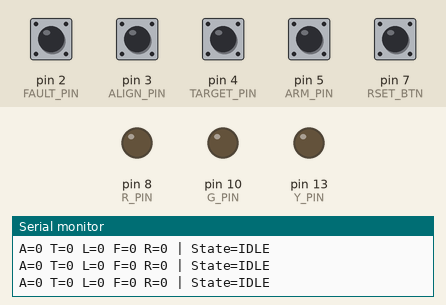
Simulated run of this sketch. Board: Arduino Uno, built with avr-gcc and run on an emulated ATmega328P. On the bench: output pins drawn as LEDs (lit = HIGH), the last lines printed to the serial monitor. The test bench sets the inputs (shaded band); at power-on: pin 2 (FAULT_PIN), pin 3 (ALIGN_PIN), pin 4 (TARGET_PIN), pin 5 (ARM_PIN), pin 7 (RSET_BTN) HIGH.

Above: at 1.2 s.
1.3 s: pin 2 (FAULT_PIN) pulled LOW for 0.15 s
At 1.9 s:
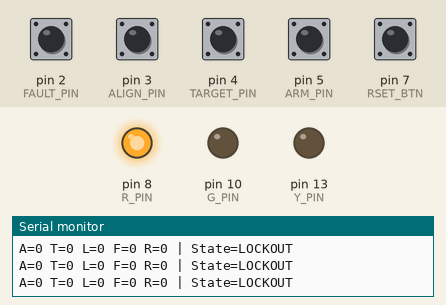
2.9 s: pin 7 (RSET_BTN) pulled LOW for 0.15 s
At 3.5 s:
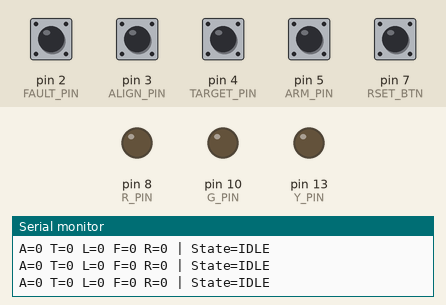
4.5 s: pin 5 (ARM_PIN) pulled LOW for 0.15 s
At 4.62 s:
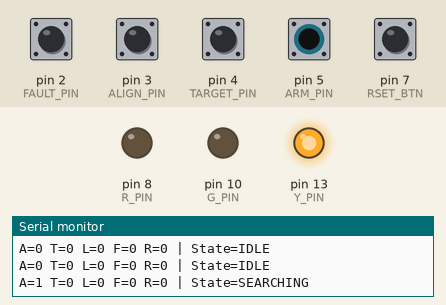
6.2 s: pin 2 (FAULT_PIN) pulled LOW for 1 s
At 6.8 s:
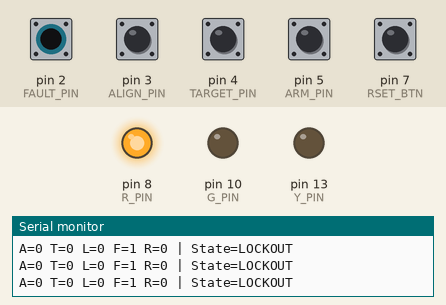
8.7 s: pin 7 (RSET_BTN) pulled LOW for 1 s
At 9.3 s:
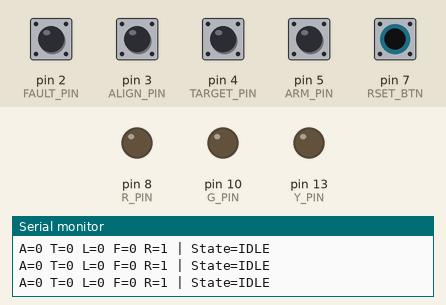
Timing chart, 0 to 11.7 s (numbered marks = the images above; inputs shaded):
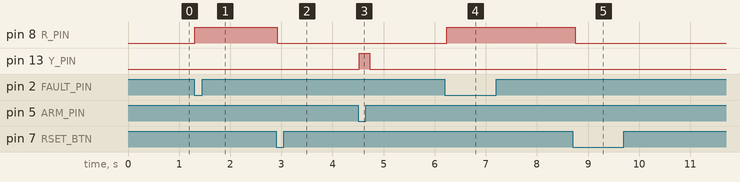

Measured:
- after the input at 1.3 s, pin 8 (R_PIN): LOW → HIGH at once
- after the input at 2.9 s, pin 8 (R_PIN): HIGH → LOW at once
- after the input at 4.5 s, pin 13 (Y_PIN): LOW → HIGH at once, → LOW 0.20 s later
- after the input at 6.2 s, pin 8 (R_PIN): LOW → HIGH at once
- after the input at 8.7 s, pin 8 (R_PIN): HIGH → LOW after 0.05 s

The sketch:

v2_manual_test.ino
```cpp
int const Y_PIN = 13;
int const G_PIN = 10;
int const R_PIN = 8;
int const RSET_BTN = 7;

const int ARM_PIN = 5; // manual jumper input for A
const int TARGET_PIN = 4; // manual jumper input for T
const int ALIGN_PIN = 3; // manual jumper input for L
const int FAULT_PIN = 2; // manual jumper input for F

enum State {
IDLE,
SEARCHING,
READY,
LOCKOUT
};

State currentState = IDLE;

void setup() {
pinMode(Y_PIN, OUTPUT);
pinMode(G_PIN, OUTPUT);
pinMode(R_PIN, OUTPUT);

// INPUT_PULLUP means:
// open wire = HIGH
// grounded wire/button = LOW
pinMode(RSET_BTN, INPUT_PULLUP);
pinMode(ARM_PIN, INPUT_PULLUP);
pinMode(TARGET_PIN, INPUT_PULLUP);
pinMode(ALIGN_PIN, INPUT_PULLUP);
pinMode(FAULT_PIN, INPUT_PULLUP);

Serial.begin(9600);
}

void loop() {
// Convert physical pin readings into FSM-style signals
// Grounded = signal is ON / true
bool A = (digitalRead(ARM_PIN) == LOW); // Arm
bool T = (digitalRead(TARGET_PIN) == LOW); // Target detected
bool L = (digitalRead(ALIGN_PIN) == LOW); // Aligned
bool F = (digitalRead(FAULT_PIN) == LOW); // Fault
bool R = (digitalRead(RSET_BTN) == LOW); // Reset

// FSM NEXT-STATE LOGIC
switch (currentState) {

case IDLE:
// if (F) next_state = LOCKOUT;
// else if (A) next_state = SEARCHING;
// else next_state = IDLE;
if (F) {
currentState = LOCKOUT;
} else if (A) {
currentState = SEARCHING;
}
break;

case SEARCHING:
// if (F) next_state = LOCKOUT;
// else if (!A) next_state = IDLE;
// else if (T && L) next_state = READY;
// else next_state = SEARCHING;
if (F) {
currentState = LOCKOUT;
} else if (!A) {
currentState = IDLE;
} else if (T && L) {
currentState = READY;
}
break;

case READY:
// Verilog equivalent:
// if (F) next_state = LOCKOUT;
// else if (!A) next_state = IDLE;
// else if (!T || !L) next_state = SEARCHING;
// else next_state = READY;
if (F) {
currentState = LOCKOUT;
} else if (!A) {
currentState = IDLE;
} else if (!T || !L) {
currentState = SEARCHING;
}
break;

case LOCKOUT:
// Verilog equivalent:
// if (R && !F) next_state = IDLE;
// else next_state = LOCKOUT;
if (R && !F) {
currentState = IDLE;
}
break;
}

// outputs depend only on current state
switch (currentState) {
case IDLE:
// IDLE -> all LEDs off
digitalWrite(Y_PIN, LOW);
digitalWrite(G_PIN, LOW);
digitalWrite(R_PIN, LOW);
break;

case SEARCHING:
// SEARCHING -> yellow on
digitalWrite(Y_PIN, HIGH);
digitalWrite(G_PIN, LOW);
digitalWrite(R_PIN, LOW);
break;

case READY:
// READY -> green on
digitalWrite(Y_PIN, LOW);
digitalWrite(G_PIN, HIGH);
digitalWrite(R_PIN, LOW);
break;

case LOCKOUT:
// LOCKOUT -> red on
digitalWrite(Y_PIN, LOW);
digitalWrite(G_PIN, LOW);
digitalWrite(R_PIN, HIGH);
break;
}

// Optional Serial Monitor debugging
Serial.print("A=");
Serial.print(A);
Serial.print(" T=");
Serial.print(T);
Serial.print(" L=");
Serial.print(L);
Serial.print(" F=");
Serial.print(F);
Serial.print(" R=");
Serial.print(R);
Serial.print(" | State=");

switch (currentState) {
case IDLE:
Serial.println("IDLE");
break;
case SEARCHING:
Serial.println("SEARCHING");
break;
case READY:
Serial.println("READY");
break;
case LOCKOUT:
Serial.println("LOCKOUT");
break;
}

delay(100);
}
```
